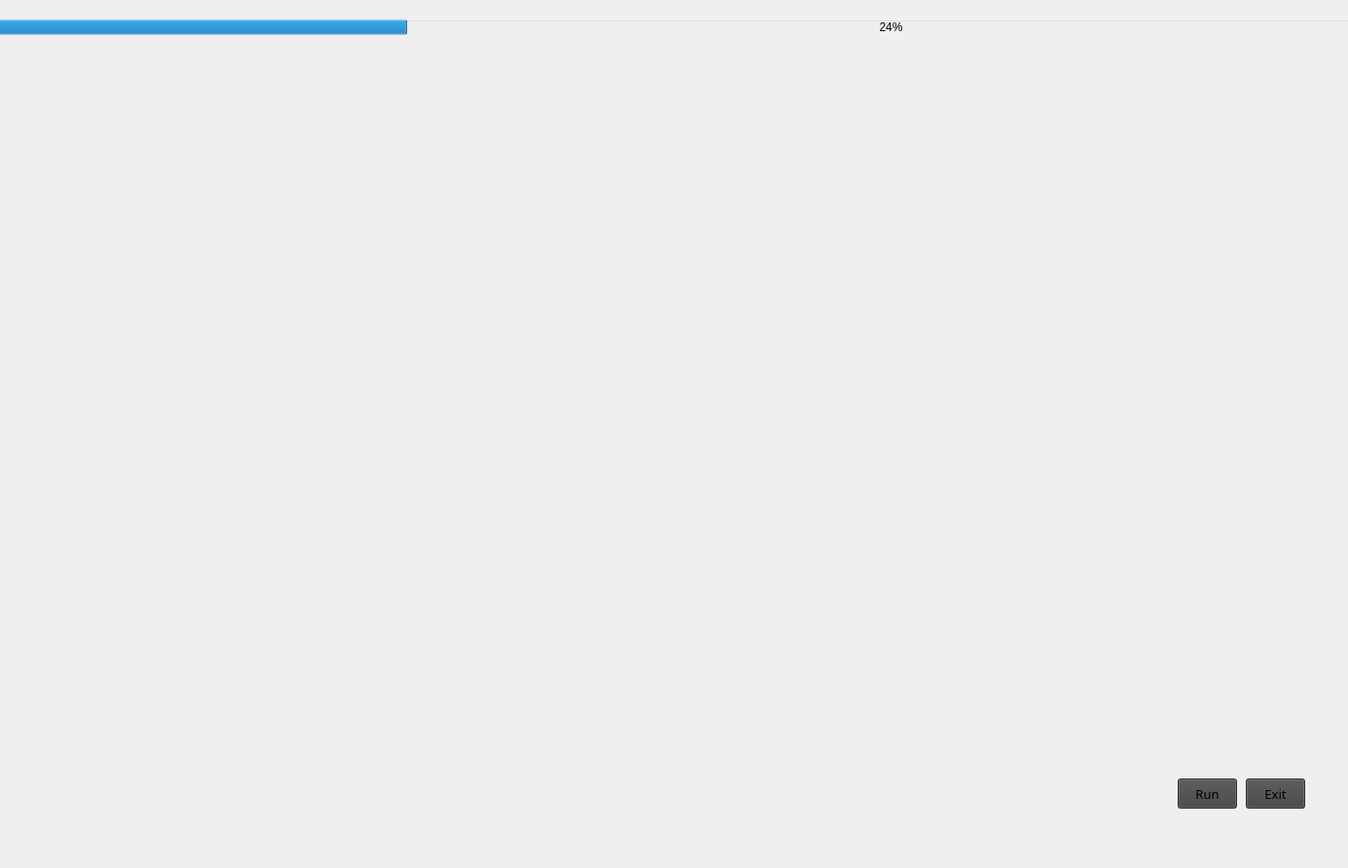
<?xml version="1.0" encoding="UTF-8"?>
<ui version="4.0">
 <class>JARVIS</class>
 <widget class="QMainWindow" name="JARVIS">
  <property name="geometry">
   <rect>
    <x>0</x>
    <y>0</y>
    <width>1385</width>
    <height>892</height>
   </rect>
  </property>
  <property name="windowTitle">
   <string>MainWindow</string>
  </property>
  <widget class="QWidget" name="centralwidget">
   <widget class="QLabel" name="label">
    <property name="geometry">
     <rect>
      <x>10</x>
      <y>20</y>
      <width>1381</width>
      <height>881</height>
     </rect>
    </property>
    <property name="text">
     <string/>
    </property>
    <property name="pixmap">
     <pixmap>C:/Users/ASUS/Downloads/images/212508.gif</pixmap>
    </property>
    <property name="scaledContents">
     <bool>true</bool>
    </property>
   </widget>
   <widget class="QPushButton" name="pushButton">
    <property name="geometry">
     <rect>
      <x>1210</x>
      <y>800</y>
      <width>61</width>
      <height>31</height>
     </rect>
    </property>
    <property name="font">
     <font>
      <family>ROG Fonts</family>
      <pointsize>10</pointsize>
     </font>
    </property>
    <property name="styleSheet">
     <string notr="true">background-color: rgb(67, 67, 67);</string>
    </property>
    <property name="text">
     <string>Run</string>
    </property>
   </widget>
   <widget class="QPushButton" name="pushButton_2">
    <property name="geometry">
     <rect>
      <x>1280</x>
      <y>800</y>
      <width>61</width>
      <height>31</height>
     </rect>
    </property>
    <property name="font">
     <font>
      <family>ROG Fonts</family>
      <pointsize>10</pointsize>
     </font>
    </property>
    <property name="styleSheet">
     <string notr="true">background-color: rgb(67, 67, 67);</string>
    </property>
    <property name="text">
     <string>Exit</string>
    </property>
   </widget>
   <widget class="QLabel" name="label_2">
    <property name="geometry">
     <rect>
      <x>10</x>
      <y>40</y>
      <width>401</width>
      <height>161</height>
     </rect>
    </property>
    <property name="text">
     <string/>
    </property>
    <property name="pixmap">
     <pixmap>C:/Users/ASUS/Downloads/images/00545cb7179c504433d4c8f5e845f286.gif</pixmap>
    </property>
    <property name="scaledContents">
     <bool>false</bool>
    </property>
   </widget>
   <widget class="QTextBrowser" name="textBrowser">
    <property name="geometry">
     <rect>
      <x>670</x>
      <y>40</y>
      <width>351</width>
      <height>61</height>
     </rect>
    </property>
    <property name="font">
     <font>
      <family>ROG Fonts</family>
      <pointsize>10</pointsize>
     </font>
    </property>
    <property name="styleSheet">
     <string notr="true">background:transparent;
border-radius:none;</string>
    </property>
   </widget>
   <widget class="QTextBrowser" name="textBrowser_2">
    <property name="geometry">
     <rect>
      <x>1030</x>
      <y>40</y>
      <width>351</width>
      <height>61</height>
     </rect>
    </property>
    <property name="font">
     <font>
      <family>ROG Fonts</family>
      <pointsize>10</pointsize>
     </font>
    </property>
    <property name="styleSheet">
     <string notr="true">background:transparent;
border-radius:none;
color:white;</string>
    </property>
   </widget>
   <widget class="QLabel" name="label_3">
    <property name="geometry">
     <rect>
      <x>1040</x>
      <y>610</y>
      <width>311</width>
      <height>111</height>
     </rect>
    </property>
    <property name="text">
     <string/>
    </property>
    <property name="pixmap">
     <pixmap>C:/Users/ASUS/Downloads/images/pngegg.png</pixmap>
    </property>
    <property name="scaledContents">
     <bool>true</bool>
    </property>
   </widget>
   <widget class="QProgressBar" name="progressBar">
    <property name="geometry">
     <rect>
      <x>-40</x>
      <y>20</y>
      <width>1911</width>
      <height>16</height>
     </rect>
    </property>
    <property name="autoFillBackground">
     <bool>false</bool>
    </property>
    <property name="styleSheet">
     <string notr="true">background-color: transparent;</string>
    </property>
    <property name="value">
     <number>24</number>
    </property>
   </widget>
  </widget>
 </widget>
 <resources/>
 <connections/>
</ui>
